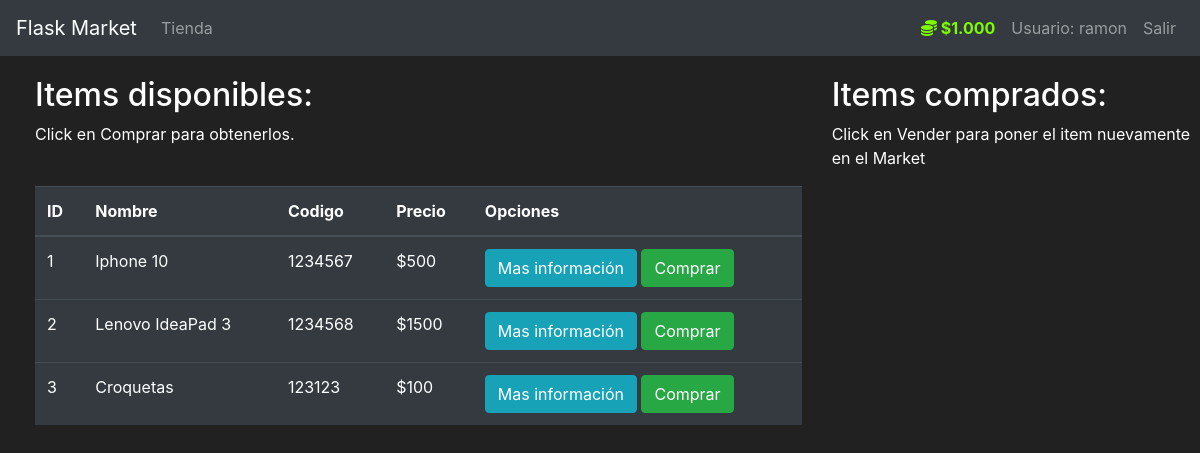
The page /market (signed in) on the database its author committed.
### market/models.py (models this page shows, shortened)
class User(db.Model, UserMixin):
    id = db.Column(db.Integer(), primary_key=True)
    username = db.Column(db.String(length=30), nullable=False, unique=True)
    email_address = db.Column(db.String(length=50),
                              nullable=False,
                              unique=True)
    password_hash = db.Column(db.String(length=60), nullable=False)
    budget = db.Column(db.Integer(), nullable=False, default=1000)
    items = db.relationship('Item', backref='owned_user', lazy=True)
    @property
    def prettier_budget(self):
        if len(str(self.budget)) >= 4:
            return f'${str(self.budget)[:-3]}.{str(self.budget)[-3:]}'
        else:
            return f"${self.budget}"
    @property
    def password(self):
        return self.password

class Item(db.Model):
    id = db.Column(db.Integer(), primary_key=True)
    name = db.Column(db.String(length=30), nullable=False, unique=True)
    price = db.Column(db.Integer(), nullable=False)
    barcode = db.Column(db.String(length=12), nullable=False, unique=True)
    description = db.Column(db.String(length=1024),
                            nullable=False,
                            unique=True)
    owner = db.Column(db.Integer(), db.ForeignKey('user.id'))

### market/routes.py (the view, shortened to what this page needs)
@app.route('/market', methods=['GET', 'POST'])
@login_required
def market_page():
    purchase_form = PurchaseItemForm()
    selling_form = SellItemForm()
    if request.method == "GET":
        items = Item.query.filter_by(owner=None)
        owned_items = Item.query.filter_by(owner=current_user.id)
        return render_template('market.html',
                               items=items,
                               purchase_form=purchase_form,
                               owned_items=owned_items,
                               selling_form=selling_form)

### market/models.py (called while the page is built)
@login_manager.user_loader
def load_user(user_id):
    return User.query.get(int(user_id))

### market/templates/market.html (shortened to what this page needs)
{% extends 'base.html' %}
{% block content %}
<div class="row" style="margin-top:20px; margin-left:20px">
    <div class="col-8">
        <h2>Items disponibles: </h2>
        <p>Click en Comprar para obtenerlos.</p>
        <br>
        <table class="table table-hover table-dark">
            <thead>
                <tr>
                    <th scope="col">ID</th>
                    <th scope="col">Nombre</th>
                    <th scope="col">Codigo</th>
                    <th scope="col">Precio</th>
                    <th scope="col">Opciones</th>
                </tr>
            </thead>
            <tbody>
                {% for item in items %}
                <tr>
                    <td>{{ item.id }}</td>
                    <td>{{ item.name }}</td>
                    <td>{{ item.barcode }}</td>
                    <td>${{ item.price }}</td>
                    <td>
                        <button class="btn btn-outline btn-info" data-toggle="modal"
                            data-target="#Modal-MoreInfo-{{ item.id }}">Mas información</button>
                        <button class="btn btn-outline btn-success" data-toggle="modal"
                            data-target="#Modal-PurchaseConfirm-{{ item.id }}">Comprar</button>
                    </td>
                </tr>
                {% endfor %}
            </tbody>
        </table>
    </div>
    <div class="col-4">
        <h2>Items comprados: </h2>
        <p>Click en Vender para poner el item nuevamente en el Market</p>
        <br>
    </div>
</div>
{% endblock %}

### market/templates/base.html (shortened to what this page needs)
<!doctype html>
<html lang="es">
<head>
    <link rel="stylesheet" href="https://cdn.jsdelivr.net/npm/bootstrap@4.5.3/dist/css/bootstrap.min.css"
>
</head>
<body>
    <nav class="navbar navbar-expand-md navbar-dark bg-dark">
        <a class="navbar-brand" href="{{ url_for('home_page') }}">Flask Market</a>
        <div class="collapse navbar-collapse" id="navbarNav">
            <ul class="navbar-nav mr-auto">
                <li class="nav-item">
                    <a class="nav-link" href="{{ url_for('market_page') }}">Tienda</a>
                </li>
            </ul>
            {% if current_user.is_authenticated %}
            <ul class="navbar-nav">
                <li class="nav-item">
                    <a class="nav-link" style="color: lawngreen; font-weight: bold">
                        <i class="fas fa-coins"></i>
                        {{ current_user.prettier_budget }}
                    </a>
                </li>
                <li class="nav-item">
                    <a class="nav-link">Usuario: {{ current_user.username }}</a>
                </li>
                <li class="nav-item">
                    <a class="nav-link" href="{{ url_for('logout_page') }}">Salir</a>
                </li>
            </ul>
            {% endif %}
        </div>
    </nav>
    {% block content %}
    {% endblock %}
</body>
</html>

### market/templates/base.html (style rules this page uses)
body { background-color: #212121; color: white }

### rows shown on the page
User: prettier_budget "$1.000", username "ramon"
Item: id "1", name "Iphone 10", barcode "1234567", price "500"
Item: id "2", name "Lenovo IdeaPad 3", barcode "1234568", price "1500"
Item: id "3", name "Croquetas", barcode "123123", price "100"
